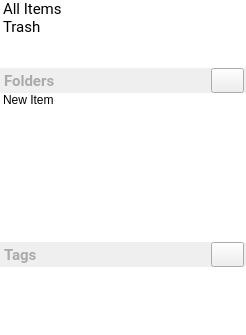
             <widget class="QWidget" name="folderContentWidget">
              <property name="geometry">
               <rect>
                <x>0</x>
                <y>0</y>
                <width>246</width>
                <height>335</height>
               </rect>
              </property>
              <property name="sizePolicy">
               <sizepolicy hsizetype="Expanding" vsizetype="Expanding">
                <horstretch>0</horstretch>
                <verstretch>0</verstretch>
               </sizepolicy>
              </property>
              <layout class="QVBoxLayout" name="verticalLayout_4">
               <property name="spacing">
                <number>0</number>
               </property>
               <property name="sizeConstraint">
                <enum>QLayout::SetNoConstraint</enum>
               </property>
               <property name="leftMargin">
                <number>0</number>
               </property>
               <property name="topMargin">
                <number>0</number>
               </property>
               <property name="rightMargin">
                <number>0</number>
               </property>
               <property name="bottomMargin">
                <number>0</number>
               </property>
               <item>
                <widget class="QTreeWidget" name="treeRoot">
                 <property name="sizePolicy">
                  <sizepolicy hsizetype="Expanding" vsizetype="Expanding">
                   <horstretch>0</horstretch>
                   <verstretch>1</verstretch>
                  </sizepolicy>
                 </property>
                 <property name="frameShape">
                  <enum>QFrame::NoFrame</enum>
                 </property>
                 <property name="frameShadow">
                  <enum>QFrame::Raised</enum>
                 </property>
                 <property name="rootIsDecorated">
                  <bool>false</bool>
                 </property>
                 <property name="itemsExpandable">
                  <bool>false</bool>
                 </property>
                 <attribute name="headerVisible">
                  <bool>false</bool>
                 </attribute>
                 <column>
                  <property name="text">
                   <string>1</string>
                  </property>
                 </column>
                 <item>
                  <property name="text">
                   <string notr="true">All Items</string>
                  </property>
                  <property name="font">
                   <font>
                    <family>Roboto</family>
                    <pointsize>11</pointsize>
                   </font>
                  </property>
                  <property name="icon">
                   <iconset resource="images.qrc">
                    <normaloff>:/images/allnotes-16.png</normaloff>:/images/allnotes-16.png</iconset>
                  </property>
                 </item>
                 <item>
                  <property name="text">
                   <string>Trash</string>
                  </property>
                  <property name="font">
                   <font>
                    <family>Roboto</family>
                    <pointsize>11</pointsize>
                    <italic>false</italic>
                   </font>
                  </property>
                  <property name="icon">
                   <iconset resource="images.qrc">
                    <normaloff>:/images/trash-16.png</normaloff>:/images/trash-16.png</iconset>
                  </property>
                 </item>
                </widget>
               </item>
               <item>
                <layout class="QHBoxLayout" name="foldersHeaderLayout">
                 <property name="spacing">
                  <number>0</number>
                 </property>
                 <property name="leftMargin">
                  <number>0</number>
                 </property>
                 <property name="topMargin">
                  <number>0</number>
                 </property>
                 <property name="rightMargin">
                  <number>0</number>
                 </property>
                 <property name="bottomMargin">
                  <number>0</number>
                 </property>
                 <item>
                  <widget class="HoverFrame" name="foldersHeaderFrame">
                   <property name="minimumSize">
                    <size>
                     <width>0</width>
                     <height>25</height>
                    </size>
                   </property>
                   <property name="maximumSize">
                    <size>
                     <width>16777215</width>
                     <height>25</height>
                    </size>
                   </property>
                   <property name="frameShape">
                    <enum>QFrame::NoFrame</enum>
                   </property>
                   <property name="frameShadow">
                    <enum>QFrame::Raised</enum>
                   </property>
                   <layout class="QHBoxLayout" name="horizontalLayout_2">
                    <property name="spacing">
                     <number>0</number>
                    </property>
                    <property name="leftMargin">
                     <number>0</number>
                    </property>
                    <property name="topMargin">
                     <number>0</number>
                    </property>
                    <property name="rightMargin">
                     <number>0</number>
                    </property>
                    <property name="bottomMargin">
                     <number>0</number>
                    </property>
                    <item>
                     <spacer name="fhorizontalSpacer_l">
                      <property name="orientation">
                       <enum>Qt::Horizontal</enum>
                      </property>
                      <property name="sizeType">
                       <enum>QSizePolicy::Minimum</enum>
                      </property>
                      <property name="sizeHint" stdset="0">
                       <size>
                        <width>4</width>
                        <height>20</height>
                       </size>
                      </property>
                     </spacer>
                    </item>
                    <item>
                     <widget class="QLabel" name="lblFolders">
                      <property name="font">
                       <font>
                        <family>Roboto</family>
                        <pointsize>11</pointsize>
                        <weight>75</weight>
                        <bold>true</bold>
                       </font>
                      </property>
                      <property name="styleSheet">
                       <string notr="true">color: rgb(170,170,170)</string>
                      </property>
                      <property name="text">
                       <string>Folders</string>
                      </property>
                      <property name="textFormat">
                       <enum>Qt::PlainText</enum>
                      </property>
                     </widget>
                    </item>
                    <item>
                     <spacer name="fhorizontalSpacer_c">
                      <property name="orientation">
                       <enum>Qt::Horizontal</enum>
                      </property>
                      <property name="sizeHint" stdset="0">
                       <size>
                        <width>171</width>
                        <height>20</height>
                       </size>
                      </property>
                     </spacer>
                    </item>
                    <item>
                     <widget class="QPushButton" name="addFolderBtn">
                      <property name="minimumSize">
                       <size>
                        <width>33</width>
                        <height>25</height>
                       </size>
                      </property>
                      <property name="maximumSize">
                       <size>
                        <width>33</width>
                        <height>25</height>
                       </size>
                      </property>
                      <property name="cursor">
                       <cursorShape>PointingHandCursor</cursorShape>
                      </property>
                      <property name="text">
                       <string/>
                      </property>
                      <property name="icon">
                       <iconset resource="images.qrc">
                        <normaloff>:/images/plus-16.png</normaloff>:/images/plus-16.png</iconset>
                      </property>
                     </widget>
                    </item>
                    <item>
                     <spacer name="fhorizontalSpacer_r">
                      <property name="orientation">
                       <enum>Qt::Horizontal</enum>
                      </property>
                      <property name="sizeType">
                       <enum>QSizePolicy::Minimum</enum>
                      </property>
                      <property name="sizeHint" stdset="0">
                       <size>
                        <width>2</width>
                        <height>20</height>
                       </size>
                      </property>
                     </spacer>
                    </item>
                   </layout>
                  </widget>
                 </item>
                </layout>
               </item>
               <item>
                <widget class="FolderView" name="treeFolders">
                 <property name="sizePolicy">
                  <sizepolicy hsizetype="Expanding" vsizetype="Maximum">
                   <horstretch>0</horstretch>
                   <verstretch>0</verstretch>
                  </sizepolicy>
                 </property>
                 <property name="frameShape">
                  <enum>QFrame::NoFrame</enum>
                 </property>
                 <property name="frameShadow">
                  <enum>QFrame::Raised</enum>
                 </property>
                 <property name="dragDropMode">
                  <enum>QAbstractItemView::DropOnly</enum>
                 </property>
                 <property name="defaultDropAction">
                  <enum>Qt::MoveAction</enum>
                 </property>
                 <property name="rootIsDecorated">
                  <bool>false</bool>
                 </property>
                 <attribute name="headerVisible">
                  <bool>false</bool>
                 </attribute>
                 <column>
                  <property name="text">
                   <string>1</string>
                  </property>
                 </column>
                 <item>
                  <property name="text">
                   <string>New Item</string>
                  </property>
                 </item>
                </widget>
               </item>
               <item>
                <layout class="QHBoxLayout" name="tagsHeaderLayout">
                 <property name="spacing">
                  <number>0</number>
                 </property>
                 <property name="topMargin">
                  <number>0</number>
                 </property>
                 <property name="bottomMargin">
                  <number>0</number>
                 </property>
                 <item>
                  <widget class="HoverFrame" name="tagsHeaderFrame">
                   <property name="minimumSize">
                    <size>
                     <width>0</width>
                     <height>25</height>
                    </size>
                   </property>
                   <property name="maximumSize">
                    <size>
                     <width>16777215</width>
                     <height>25</height>
                    </size>
                   </property>
                   <property name="frameShape">
                    <enum>QFrame::NoFrame</enum>
                   </property>
                   <property name="frameShadow">
                    <enum>QFrame::Raised</enum>
                   </property>
                   <layout class="QHBoxLayout" name="horizontalLayout_3">
                    <property name="spacing">
                     <number>0</number>
                    </property>
                    <property name="leftMargin">
                     <number>0</number>
                    </property>
                    <property name="topMargin">
                     <number>0</number>
                    </property>
                    <property name="rightMargin">
                     <number>0</number>
                    </property>
                    <property name="bottomMargin">
                     <number>0</number>
                    </property>
                    <item>
                     <spacer name="thorizontalSpacer_l">
                      <property name="orientation">
                       <enum>Qt::Horizontal</enum>
                      </property>
                      <property name="sizeType">
                       <enum>QSizePolicy::Minimum</enum>
                      </property>
                      <property name="sizeHint" stdset="0">
                       <size>
                        <width>4</width>
                        <height>10</height>
                       </size>
                      </property>
                     </spacer>
                    </item>
                    <item>
                     <widget class="QLabel" name="lblTags">
                      <property name="font">
                       <font>
                        <family>Roboto</family>
                        <pointsize>11</pointsize>
                        <weight>75</weight>
                        <bold>true</bold>
                       </font>
                      </property>
                      <property name="styleSheet">
                       <string notr="true">color: rgb(170,170,170)</string>
                      </property>
                      <property name="text">
                       <string>Tags</string>
                      </property>
                     </widget>
                    </item>
                    <item>
                     <spacer name="thorizontalSpacer_c">
                      <property name="orientation">
                       <enum>Qt::Horizontal</enum>
                      </property>
                      <property name="sizeHint" stdset="0">
                       <size>
                        <width>184</width>
                        <height>10</height>
                       </size>
                      </property>
                     </spacer>
                    </item>
                    <item>
                     <widget class="QPushButton" name="addTagBtn">
                      <property name="minimumSize">
                       <size>
                        <width>33</width>
                        <height>25</height>
                       </size>
                      </property>
                      <property name="maximumSize">
                       <size>
                        <width>33</width>
                        <height>25</height>
                       </size>
                      </property>
                      <property name="cursor">
                       <cursorShape>PointingHandCursor</cursorShape>
                      </property>
                      <property name="text">
                       <string/>
                      </property>
                      <property name="icon">
                       <iconset resource="images.qrc">
                        <normaloff>:/images/plus-16.png</normaloff>:/images/plus-16.png</iconset>
                      </property>
                      <property name="iconSize">
                       <size>
                        <width>16</width>
                        <height>16</height>
                       </size>
                      </property>
                     </widget>
                    </item>
                    <item>
                     <spacer name="thorizontalSpacer_r">
                      <property name="orientation">
                       <enum>Qt::Horizontal</enum>
                      </property>
                      <property name="sizeType">
                       <enum>QSizePolicy::Minimum</enum>
                      </property>
                      <property name="sizeHint" stdset="0">
                       <size>
                        <width>2</width>
                        <height>10</height>
                       </size>
                      </property>
                     </spacer>
                    </item>
                   </layout>
                  </widget>
                 </item>
                </layout>
               </item>
               <item>
                <widget class="QTreeWidget" name="treeTags">
                 <property name="sizePolicy">
                  <sizepolicy hsizetype="Expanding" vsizetype="Expanding">
                   <horstretch>0</horstretch>
                   <verstretch>1</verstretch>
                  </sizepolicy>
                 </property>
                 <property name="frameShape">
                  <enum>QFrame::NoFrame</enum>
                 </property>
                 <property name="selectionMode">
                  <enum>QAbstractItemView::MultiSelection</enum>
                 </property>
                 <property name="rootIsDecorated">
                  <bool>false</bool>
                 </property>
                 <attribute name="headerVisible">
                  <bool>false</bool>
                 </attribute>
                 <column>
                  <property name="text">
                   <string>1</string>
                  </property>
                 </column>
                </widget>
               </item>
               <item>
                <spacer name="verticalSpacer_3">
                 <property name="orientation">
                  <enum>Qt::Vertical</enum>
                 </property>
                 <property name="sizeHint" stdset="0">
                  <size>
                   <width>20</width>
                   <height>40</height>
                  </size>
                 </property>
                </spacer>
               </item>
              </layout>
             </widget>
